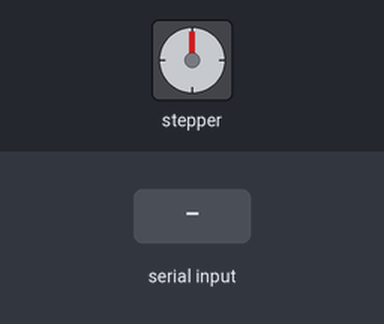
The sketch below on a simulated Arduino Uno, built with avr-gcc and run on an emulated ATmega328P. On the bench: stepper motor. The inputs (shaded band) are chosen by the test bench. Stepper angles assume 4096 steps per turn.

Above: at 1.2 s.
1.3 s: "1" received over Serial
At 1.77 s:
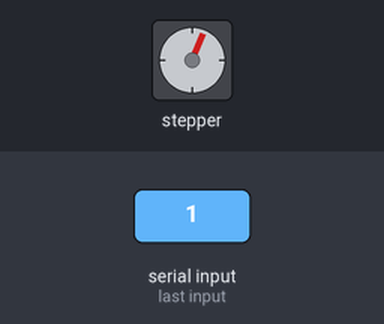
At 4.2 s:
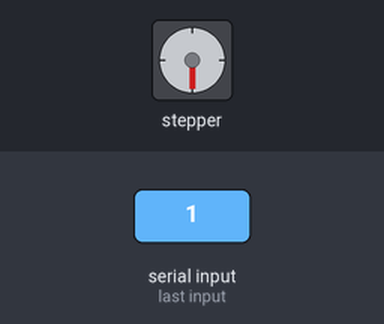
4.3 s: "1" received over Serial
At 10.4 s:
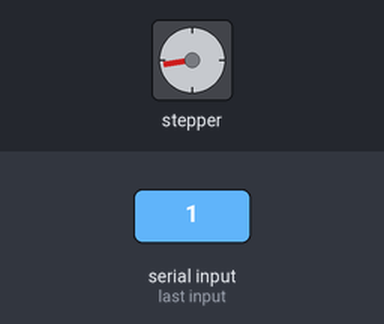
Timing chart, 0 to 11.9 s (numbered marks = the images above; inputs shaded):
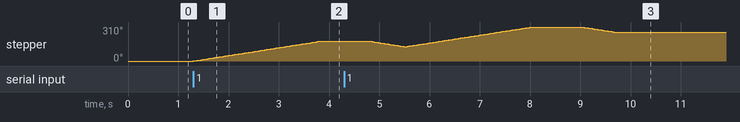

Measured:
- after the input at 1.3 s, stepper: turns 180° clockwise in 2.5 s, starting at once

The sketch:

alimentadormascotas.ino
```cpp
#include <CheapStepper.h> //Importamos la libreria CheapStepper
CheapStepper stepper (8,9,10,11); //Instanciamos la libreria y asignamos los pines a utilizar

char lector; //Creamos una variable de tipo char


void setup() {

  Serial.begin(9600); //Iniciamos la comunicacion serial
  stepper.setRpm(12); //Seteamos las revoluciones por minuto del motor a 12

}

void loop() {

  lector = Serial.read(); //Leemos lo que hay en la comunicacion serial y lo almacenamos en la varible de tipo char

  if(lector == '1'){ //Si lo leido es igual a 1…

    stepper.moveDegreesCW (180); //Movemos el motor 180 grados en sentido horario
    delay(1000); //Esperamos 1 segundo
    stepper.moveDegreesCCW (50); //Movemos el motor 50 grados en sentido antihorario

  }

}
```
